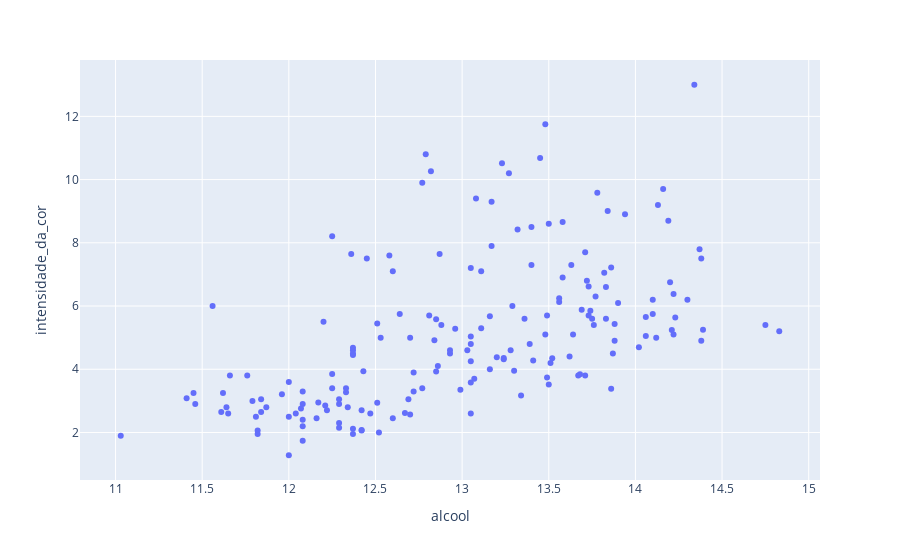

Source (notebook cell):
### Code cell
fig = px.scatter(df, x=df.alcool, y=df.intensidade_da_cor)
fig.show()

### Figure 1 — Plotly figure (JSON) as saved in the notebook; plotly's stock layout.template omitted (floating-point values rounded to 4 significant figures; data arrays with more than 128 entries replaced by an {"elided": "..."} marker saying what was removed)
{"data": [{"hovertemplate": "alcool=%{x}<br>intensidade_da_cor=%{y}<extra></extra>", "legendgroup": "", "marker": {"color": "#636efa", "symbol": "circle"}, "mode": "markers", "name": "", "orientation": "v", "showlegend": false, "type": "scatter", "x": {"elided": "178 float values"}, "xaxis": "x", "y": {"elided": "178 float values"}, "yaxis": "y"}], "layout": {"legend": {"tracegroupgap": 0}, "margin": {"t": 60}, "xaxis": {"anchor": "y", "domain": [0, 1], "title": {"text": "alcool"}}, "yaxis": {"anchor": "x", "domain": [0, 1], "title": {"text": "intensidade_da_cor"}}}}
